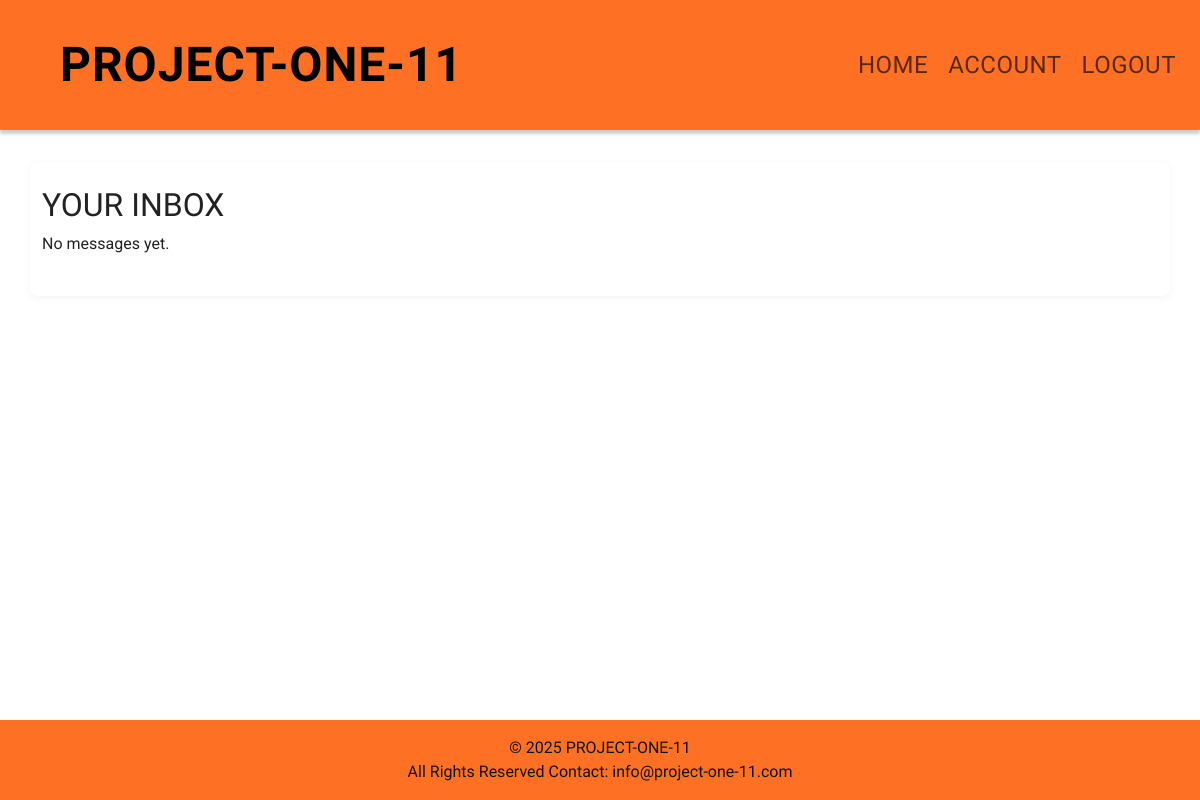
The app's page /marketplace/inbox/ (signed in), older data.
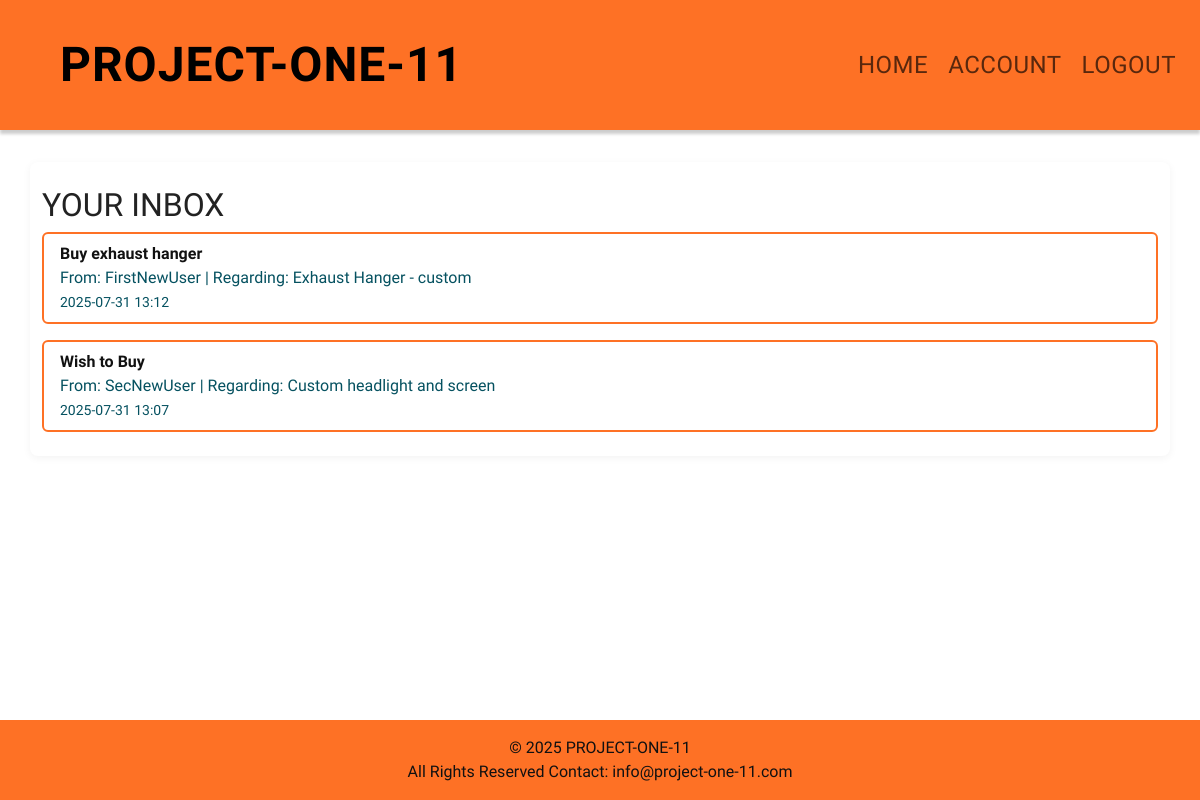
The same page, newer data.
### marketplace/models.py (models this page shows, shortened)
class Message(models.Model):
    sender = models.ForeignKey(settings.AUTH_USER_MODEL, related_name='sent_messages', on_delete=models.CASCADE)
    recipient = models.ForeignKey(settings.AUTH_USER_MODEL, related_name='received_messages', on_delete=models.CASCADE)
    item = models.ForeignKey('Item', null=True, blank=True, on_delete=models.CASCADE)
    subject = models.CharField(max_length=255)
    body = models.TextField()
    timestamp = models.DateTimeField(auto_now_add=True)
    is_read = models.BooleanField(default=False)

class Item(models.Model):
    CATEGORY_CHOICES = [
        ('engine', 'Engine'),
        ('body', 'Body'),
        ('electrical', 'Electrical'),
        ('other', 'Other'),
    ]
    make = models.CharField(max_length=50, blank=True, null=True)
    year = models.CharField(max_length=10, blank=True, null=True)
    model_name = models.CharField(max_length=50, blank=True, null=True)
    model_designation = models.CharField(max_length=50, blank=True, null=True)
    category = models.CharField(max_length=20, choices=CATEGORY_CHOICES)
    title = models.CharField(max_length=100)
    description = models.TextField()
    price = models.DecimalField(max_digits=10, decimal_places=2)
    owner = models.ForeignKey(settings.AUTH_USER_MODEL, on_delete=models.CASCADE, related_name='items')
    created_at = models.DateTimeField(auto_now_add=True)

### accounts/models.py (models this page shows)
class User(AbstractUser):
    is_buyer = models.BooleanField(default=True, verbose_name='Buyer')
    is_seller = models.BooleanField(default=True, verbose_name='Seller')
    is_business = models.BooleanField(default=False, verbose_name='Business')

### marketplace/views.py (the view)
# urls.py: path('inbox/', views.inbox, name='messages_inbox'),
@login_required
def inbox(request):
    messages = Message.objects.filter(recipient=request.user).order_by('-timestamp')
    return render(request, 'marketplace/inbox.html', {'messages': messages})

### templates/marketplace/inbox.html
{% extends 'base.html' %}
{% block content %}
  <h2>YOUR INBOX</h2>
  {% if messages %}
    <ul class="list-group">
      {% for message in messages %}
        <li class="list-group-item {% if not message.is_read %}list-group-item-info{% endif %}">
          <a href="{% url 'message_detail' message.id %}"><strong>{{ message.subject }}</strong></a>
          <br>
          From: {{ message.sender.username }} | Regarding: {{ message.item.title }}
          <br>
          <small>{{ message.timestamp|date:"Y-m-d H:i" }}</small>
        </li>
      {% endfor %}
    </ul>
  {% else %}
    <p>No messages yet.</p>
  {% endif %}
{% endblock %}

### templates/base.html (shortened to what this page needs)
{% load static %}
<!DOCTYPE html>
<html lang="en">
<head>
    <link rel="stylesheet" href="https://cdn.jsdelivr.net/npm/bootstrap@5.3.2/dist/css/bootstrap.min.css">
    <link rel="stylesheet" href="{% static 'style.css' %}">
  </head>
<body>
    <header>
      <nav class="navbar navbar-expand-lg">
        <div class="container-fluid">
          <a class="navbar-brand" href="/">PROJECT-ONE-11</a>
          <div class="collapse navbar-collapse" id="navbarNav">
            <ul class="navbar-nav ms-auto">
              <li class="nav-item"><a class="nav-link" href="/">HOME</a></li>
              {% if user.is_authenticated %}
                <li class="nav-item"><a class="nav-link" href="/accounts/account/">ACCOUNT</a></li>
                <li class="nav-item"><a class="nav-link" href="/accounts/logout/">LOGOUT</a></li>
              {% else %}
                <li class="nav-item"><a class="nav-link" href="/accounts/login/">LOGIN</a></li>
                <li class="nav-item"><a class="nav-link" href="/accounts/register/">REGISTER</a></li>
              {% endif %}
            </ul>
          </div>
        </div>
      </nav>
    </header>
    <main class="container py-4">
        {% block content %}{% endblock %}
    </main>
    <footer class="text-center py-3 mt-auto">
        &copy; {{ now|default:2025 }} PROJECT-ONE-11 <br>All Rights Reserved   Contact: info@project-one-11.com</small>
    </footer>
</body>
</html>

### static/style.css (style rules this page uses)
body { margin: 0; font-family: Arial, sans-serif; background: #fff; color: #222; }
header { background: #fe7125 !important; color: #fff; padding: 1em 0; }
.navbar { background-color: #fe7125 !important; }
nav a { color: #fff; text-decoration: none; margin: 0 1em; font-weight: bold; }
main { max-width: 800px; margin: 2em auto; background: #fff; padding: 2em; border-radius: 8px; box-shadow: 0 2px 8px rgba(0,0,0,0.05); }
footer { background: #fe7125 !important; color: #fff; text-align: center; padding: 1em 0; position: fixed; left: 0; bottom: 0; width: 100%; }
.list-group-item { margin-bottom: 1em !important; border-radius: 6px; }
.list-group-item:last-child { margin-bottom: 0 !important; }
.list-group-item { margin-bottom: 1em !important; border-radius: 6px; border: 2px solid #fe7125 !important; background-color: #ffffff }
body, h1, h2, h3, h4, h5, h6, .navbar, .card-header { font-family: 'Oswald', Arial, sans-serif; }
.navbar-brand { font-family: 'Oswald', Arial, sans-serif; font-size: 3rem; letter-spacing: 1px; font-weight: 600; }
.navbar-nav .nav-link { font-family: 'Oswald', Arial, sans-serif; font-size: 1.5rem; font-weight: 500; letter-spacing: 0.5px; }
.navbar-nav .nav-link { padding-left: 8px !important; padding-right: 12px !important; margin-left: 0 !important; margin-right: 0 !important; }
header { background: #fe7125 !important; color: #fff; padding: 1em 0; box-shadow: 0 4px 3px rgba(0,0,0,0.2); z-index: 1030; }
footer { color: #111 !important; }
.list-group-item a { color: #111 !important; text-decoration: none; }

Row changes from the older to the newer data that the page shows:
added Message: subject "Buy exhaust hanger", sender.username "FirstNewUser", item "Exhaust Hanger - custom", timestamp "2025-07-31 13:12"
added Message: subject "Wish to Buy", sender.username "SecNewUser", item "Custom headlight and screen", timestamp "2025-07-31 13:07"
Text that changed along with them:
text no longer shown: "No messages yet."
